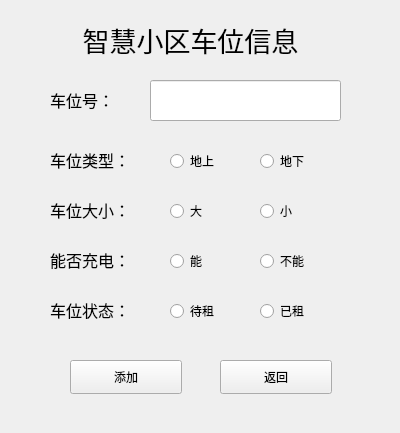
<?xml version="1.0" encoding="UTF-8"?>
<ui version="4.0">
 <class>carstationinfo</class>
 <widget class="QWidget" name="carstationinfo">
  <property name="geometry">
   <rect>
    <x>0</x>
    <y>0</y>
    <width>400</width>
    <height>433</height>
   </rect>
  </property>
  <property name="windowTitle">
   <string>添加车位信息</string>
  </property>
  <widget class="QLabel" name="label">
   <property name="geometry">
    <rect>
     <x>30</x>
     <y>10</y>
     <width>321</width>
     <height>61</height>
    </rect>
   </property>
   <property name="text">
    <string>&lt;html&gt;&lt;head/&gt;&lt;body&gt;&lt;p align=&quot;center&quot;&gt;&lt;span style=&quot; font-size:20pt;&quot;&gt;智慧小区车位信息&lt;/span&gt;&lt;/p&gt;&lt;/body&gt;&lt;/html&gt;</string>
   </property>
  </widget>
  <widget class="QLabel" name="label_2">
   <property name="geometry">
    <rect>
     <x>50</x>
     <y>80</y>
     <width>91</width>
     <height>41</height>
    </rect>
   </property>
   <property name="text">
    <string>&lt;html&gt;&lt;head/&gt;&lt;body&gt;&lt;p&gt;&lt;span style=&quot; font-size:12pt;&quot;&gt;车位号：&lt;/span&gt;&lt;/p&gt;&lt;/body&gt;&lt;/html&gt;</string>
   </property>
  </widget>
  <widget class="QLineEdit" name="carStationNumLineEdit">
   <property name="geometry">
    <rect>
     <x>150</x>
     <y>80</y>
     <width>191</width>
     <height>41</height>
    </rect>
   </property>
  </widget>
  <widget class="QLabel" name="label_3">
   <property name="geometry">
    <rect>
     <x>50</x>
     <y>140</y>
     <width>111</width>
     <height>41</height>
    </rect>
   </property>
   <property name="text">
    <string>&lt;html&gt;&lt;head/&gt;&lt;body&gt;&lt;p&gt;&lt;span style=&quot; font-size:12pt;&quot;&gt;车位类型：&lt;/span&gt;&lt;/p&gt;&lt;/body&gt;&lt;/html&gt;</string>
   </property>
  </widget>
  <widget class="QLabel" name="label_4">
   <property name="geometry">
    <rect>
     <x>50</x>
     <y>190</y>
     <width>111</width>
     <height>41</height>
    </rect>
   </property>
   <property name="text">
    <string>&lt;html&gt;&lt;head/&gt;&lt;body&gt;&lt;p&gt;&lt;span style=&quot; font-size:12pt;&quot;&gt;车位大小：&lt;/span&gt;&lt;/p&gt;&lt;/body&gt;&lt;/html&gt;</string>
   </property>
  </widget>
  <widget class="QLabel" name="label_5">
   <property name="geometry">
    <rect>
     <x>50</x>
     <y>240</y>
     <width>111</width>
     <height>41</height>
    </rect>
   </property>
   <property name="text">
    <string>&lt;html&gt;&lt;head/&gt;&lt;body&gt;&lt;p&gt;&lt;span style=&quot; font-size:12pt;&quot;&gt;能否充电：&lt;/span&gt;&lt;/p&gt;&lt;/body&gt;&lt;/html&gt;</string>
   </property>
  </widget>
  <widget class="QLabel" name="label_6">
   <property name="geometry">
    <rect>
     <x>50</x>
     <y>290</y>
     <width>111</width>
     <height>41</height>
    </rect>
   </property>
   <property name="text">
    <string>&lt;html&gt;&lt;head/&gt;&lt;body&gt;&lt;p&gt;&lt;span style=&quot; font-size:12pt;&quot;&gt;车位状态：&lt;/span&gt;&lt;/p&gt;&lt;/body&gt;&lt;/html&gt;</string>
   </property>
  </widget>
  <widget class="QRadioButton" name="carStationUpRadioBtn">
   <property name="geometry">
    <rect>
     <x>170</x>
     <y>150</y>
     <width>132</width>
     <height>22</height>
    </rect>
   </property>
   <property name="text">
    <string>地上</string>
   </property>
  </widget>
  <widget class="QRadioButton" name="carStationDownRadioBtn">
   <property name="geometry">
    <rect>
     <x>260</x>
     <y>150</y>
     <width>132</width>
     <height>22</height>
    </rect>
   </property>
   <property name="text">
    <string>地下</string>
   </property>
  </widget>
  <widget class="QRadioButton" name="carStationLargeRadioBtn">
   <property name="geometry">
    <rect>
     <x>170</x>
     <y>200</y>
     <width>132</width>
     <height>22</height>
    </rect>
   </property>
   <property name="text">
    <string>大</string>
   </property>
  </widget>
  <widget class="QRadioButton" name="carStationSmallRadioBtn">
   <property name="geometry">
    <rect>
     <x>260</x>
     <y>200</y>
     <width>132</width>
     <height>22</height>
    </rect>
   </property>
   <property name="text">
    <string>小</string>
   </property>
  </widget>
  <widget class="QRadioButton" name="carStationEnableRadioBtn">
   <property name="geometry">
    <rect>
     <x>170</x>
     <y>250</y>
     <width>132</width>
     <height>22</height>
    </rect>
   </property>
   <property name="text">
    <string>能</string>
   </property>
  </widget>
  <widget class="QRadioButton" name="carStationDisableRadioBtn">
   <property name="geometry">
    <rect>
     <x>260</x>
     <y>250</y>
     <width>132</width>
     <height>22</height>
    </rect>
   </property>
   <property name="text">
    <string>不能</string>
   </property>
  </widget>
  <widget class="QRadioButton" name="carStationWaitRentRadioBtn">
   <property name="geometry">
    <rect>
     <x>170</x>
     <y>300</y>
     <width>132</width>
     <height>22</height>
    </rect>
   </property>
   <property name="text">
    <string>待租</string>
   </property>
  </widget>
  <widget class="QRadioButton" name="carStationRentedRadioBtn">
   <property name="geometry">
    <rect>
     <x>260</x>
     <y>300</y>
     <width>132</width>
     <height>22</height>
    </rect>
   </property>
   <property name="text">
    <string>已租</string>
   </property>
  </widget>
  <widget class="QPushButton" name="addCarStationConfirmBtn">
   <property name="geometry">
    <rect>
     <x>70</x>
     <y>360</y>
     <width>112</width>
     <height>34</height>
    </rect>
   </property>
   <property name="text">
    <string>添加</string>
   </property>
  </widget>
  <widget class="QPushButton" name="addCarStationReturnBtn">
   <property name="geometry">
    <rect>
     <x>220</x>
     <y>360</y>
     <width>112</width>
     <height>34</height>
    </rect>
   </property>
   <property name="text">
    <string>返回</string>
   </property>
  </widget>
 </widget>
 <resources/>
 <connections/>
</ui>
